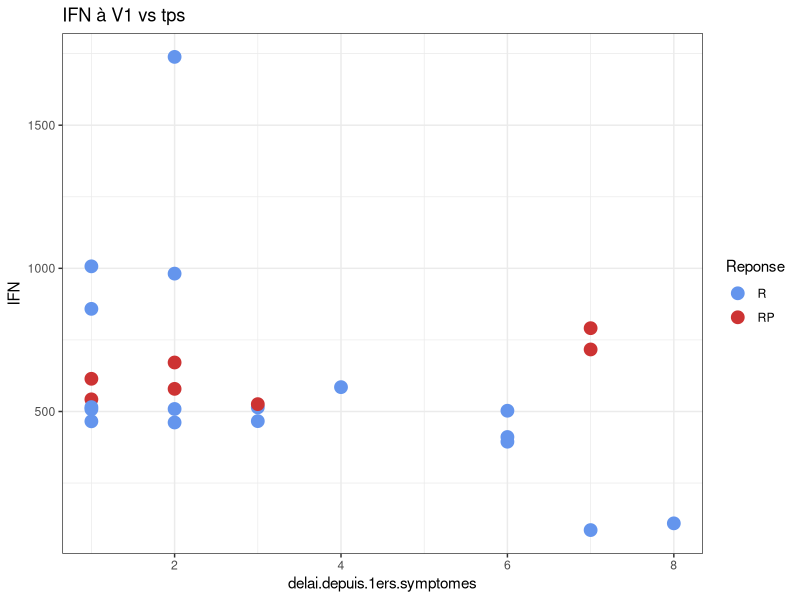
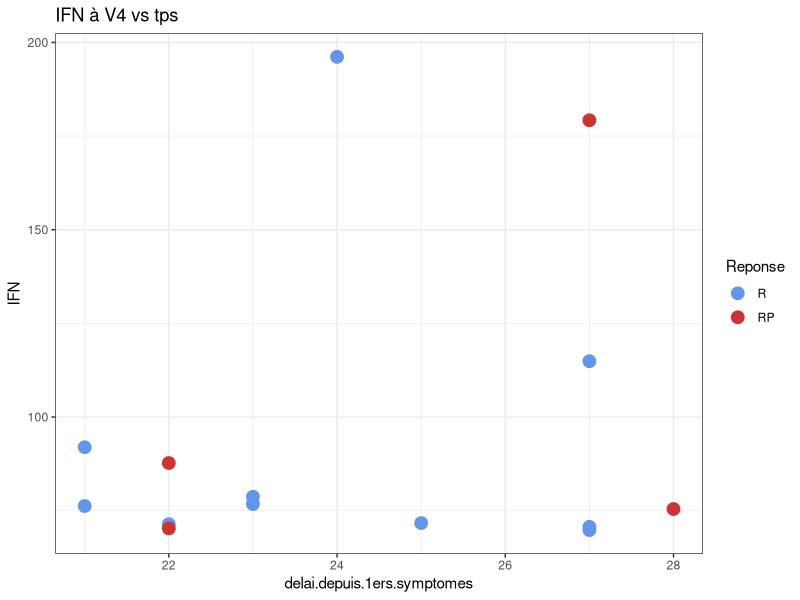
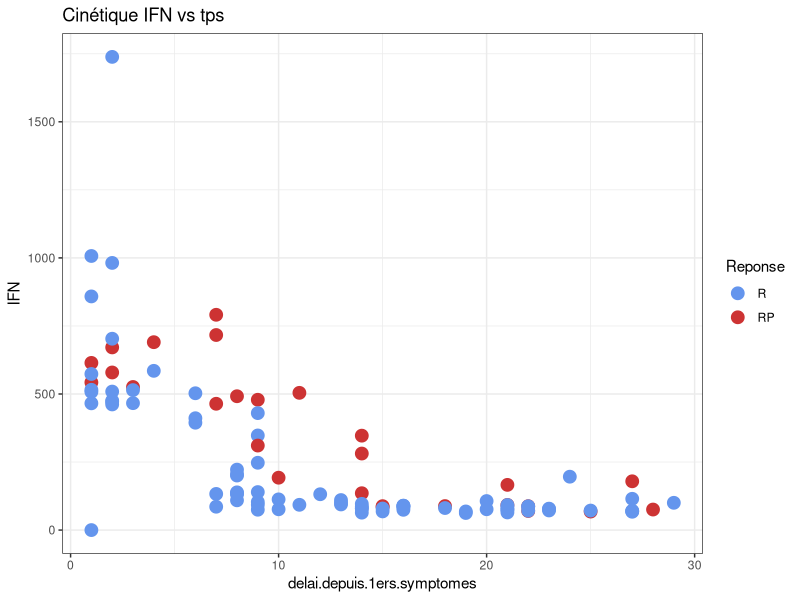

Write the R code that produced these figures, in order. (Note: this script raises an error after producing the figures.)
library(dplyr)
library(tidyverse)
library(openxlsx)
library(ggpubr)
library(rstatix)
library(cowplot)

# import datat------------------------------------------------------------------
rm(list = ls())

data <- read.xlsx("data/IFN_titre.xlsx", sheet = 1)
data_all <- read.xlsx("data/IFN_titre.xlsx", sheet = 2)
V1 <- read.xlsx("data/IFN_titre.xlsx", sheet = 3)
V4 <- read.xlsx("data/IFN_titre.xlsx", sheet = 4)

# data$new_time_point <- as.factor(data$new_time_point)

T_F <- data_all$delai.depuis.1ers.symptomes %in% "X"
data_all <- data_all[T_F == F,]
data_all$delai.depuis.1ers.symptomes <- as.numeric(data_all$delai.depuis.1ers.symptomes)
data_all$IFN <- as.numeric(data_all$IFN)

# IFN vs temps------------------------------------------------------------------

ggplot(data = V1, 
       aes(x = delai.depuis.1ers.symptomes, 
           y = IFN, 
           color = Reponse, 
           group = numero_patient_victor))+ 
  geom_point(size = 4) +
  scale_color_manual(breaks = c("R", "RP"),
                     values = c("cornflowerblue","brown3")) +
  ggtitle("IFN à V1 vs tps")+
  theme_bw() 

ggplot(data = V4, 
       aes(x = delai.depuis.1ers.symptomes, 
           y = IFN, 
           color = Reponse, 
           group = numero_patient_victor))+ 
  geom_point(size = 4) +
  scale_color_manual(breaks = c("R", "RP"),
                     values = c("cornflowerblue","brown3")) +
  ggtitle("IFN à V4 vs tps")+
  theme_bw() 

ggplot(data = data, 
       aes(x = delai.depuis.1ers.symptomes, 
           y = IFN, 
           color = Reponse, 
           group = numero_patient_victor))+ 
  geom_point(size = 4) +
  scale_color_manual(breaks = c("R", "RP"),
                     values = c("cornflowerblue","brown3")) +
  ggtitle("Cinétique IFN vs tps")+
  theme_bw() 

ggplot(data = data_all, 
       aes(x = delai.depuis.1ers.symptomes, 
           y = IFN, 
           color = Reponse, 
           label = numero_patient_victor))+ 
  geom_point(size = 3) +
  geom_text_repel(show.legend = F,
                  max.overlaps  = Inf) +
  scale_color_manual(breaks = c("NR", "NR-", "R", "RP-", "RP", "T", "A", "NC"),
                     values = c("darkorange", "#DDCC77","cornflowerblue",
                                "#882255" ,"brown3", "chartreuse4", "#BBBBBB", "black")) +
  ggtitle("Cinétique IFN vs tps")+
  theme_bw()

# Visualisation cinétique IFN---------------------------------------------------
data <- data %>% 
  reorder_levels(new_time_point, order = c( "VT1", "VT2", "VT3", "VT4"))

ggplot(data = data, 
       aes(x = delai.depuis.1ers.symptomes, 
           y = IFN, 
           color = Reponse, 
           group = numero_patient_victor))+ 
  geom_line() +
  geom_point() +
  scale_color_manual(breaks = c("R", "RP"),
                     values = c("cornflowerblue","brown3")) +
  ggtitle("Cinétique IFN ")+
  theme_bw()

ggplot(data = data, 
       aes(x = new_time_point, 
           y = IFN, 
           color = Reponse))+ 
  geom_boxplot() +
  scale_color_manual(breaks = c("R", "RP"),
                     values = c("cornflowerblue","brown3")) +
  labs(title = "IFN", 
       subtitle = "Wilcoxon test",
       x = "Time point", 
       y = "quantity of IFN")+
  theme_bw() +
  theme(axis.text = element_text(size = 20), 
        axis.title = element_text(size = 20), 
        plot.title = element_text(size = 20),
        plot.subtitle = element_text(size = 14))
# Test stat---------------------------------------------------------------------
summary(data)
print(data %>% 
        group_by(new_time_point) %>%
        get_summary_stats(IFN, type = "common"))    #### problème avec titre col ####

# Test kruskal
res.kruskal <- data %>% kruskal_test(formula(paste0( 'IFN'," ~ new_time_point")))
print(res.kruskal)

# Taille de l’effet
print(data %>% kruskal_effsize(formula(paste0('IFN'," ~ new_time_point"))))

# Comparaisons par paires test de Dunn
pwc <- data %>% 
  dunn_test(formula(paste0('IFN'," ~ new_time_point")), p.adjust.method = "bonferroni") 
print(pwc)

# Visualisation : Boxplots avec p-values
pwc <- pwc %>% add_xy_position(x = "new_time_point")
print(ggboxplot(data, x = "new_time_point", y = 'IFN', color = "Reponse", palette = c("cornflowerblue","brown3")) +
        # geom_point( color = "grey70") +
        stat_pvalue_manual(pwc, hide.ns = TRUE) +
        labs(subtitle = get_test_label(res.kruskal, detailed = TRUE),
             caption = get_pwc_label(pwc))) +
  labs(title = "Titre en IFN en fonction des groupes",
       y = "Titre en IFN") +
  theme(axis.title.x = element_blank(),
        plot.title = element_text(size=20)) +
  theme(legend.position="right")




### IFN V1 ###
V1 <- data[data$new_time_point == "VT1",]

V1 <- V1%>% 
  reorder_levels(Reponse, order = c( "R", "RP"))  ## "T",

# Test stat
res.wilcox <- V1 %>%
  wilcox_test(formula(paste0("IFN"," ~ Reponse"))) %>%
  add_significance()

# Visualization
res.wilcox <- res.wilcox %>% add_xy_position(x = "Reponse")
print(ggboxplot(V1, 
                title = "Day of sampling after symptom in V1",
                x = "Reponse", 
                y = paste0("IFN"), 
                ylab = "IFN",
                xlab = "Groups", 
                add = "point") + 
        stat_pvalue_manual(res.wilcox, tip.length = 0.03, hide.ns = T) +
        labs(subtitle = get_test_label(res.wilcox, detailed = T)))

### IFN V2 ###
V2 <- data[data$new_time_point == "VT2",]
V2 <- V2 %>% 
  reorder_levels(Reponse, order = c( "R", "RP"))  ## "T",

# Test stat
res.wilcox <- V2 %>%
  wilcox_test(formula(paste0("IFN"," ~ Reponse"))) %>%
  add_significance()

# Visualization
res.wilcox <- res.wilcox %>% add_xy_position(x = "Reponse")
print(ggboxplot(V2, 
                title = "Day of sampling after symptom in V2",
                x = "Reponse", 
                y = paste0("IFN"), 
                ylab = "IFN",
                xlab = "Groups", 
                add = "point") + 
        stat_pvalue_manual(res.wilcox, tip.length = 0.03, hide.ns = T) +
        labs(subtitle = get_test_label(res.wilcox, detailed = T)))


### IFN V3 ###
V3 <- data[data$new_time_point == "VT3",]
V3 <- V3 %>% 
  reorder_levels(Reponse, order = c( "R", "RP"))  ## "T",

# Test stat
res.wilcox <- V3 %>%
  wilcox_test(formula(paste0("IFN"," ~ Reponse"))) %>%
  add_significance()

# Visualization
res.wilcox <- res.wilcox %>% add_xy_position(x = "Reponse")
print(ggboxplot(V3, 
                title = "Day of sampling after symptom in V3",
                x = "Reponse", 
                y = paste0("IFN"), 
                ylab = "IFN",
                xlab = "Groups", 
                add = "point") + 
        stat_pvalue_manual(res.wilcox, tip.length = 0.03, hide.ns = T) +
        labs(subtitle = get_test_label(res.wilcox, detailed = T)))

### IFN V4 ###
V4 <- data[data$new_time_point == "VT4",]
V4 <- V4 %>% 
  reorder_levels(Reponse, order = c( "R", "RP"))  ## "T",

# Test stat
res.wilcox <- V4 %>%
  wilcox_test(formula(paste0("IFN"," ~ Reponse"))) %>%
  add_significance()

# Visualization
res.wilcox <- res.wilcox %>% add_xy_position(x = "Reponse")
print(ggboxplot(V4, 
                title = "Day of sampling after symptom in V4",
                x = "Reponse", 
                y = paste0("IFN"), 
                ylab = "IFN",
                xlab = "Groups", 
                add = "point") + 
        stat_pvalue_manual(res.wilcox, tip.length = 0.03, hide.ns = T) +
        labs(subtitle = get_test_label(res.wilcox, detailed = T)))






